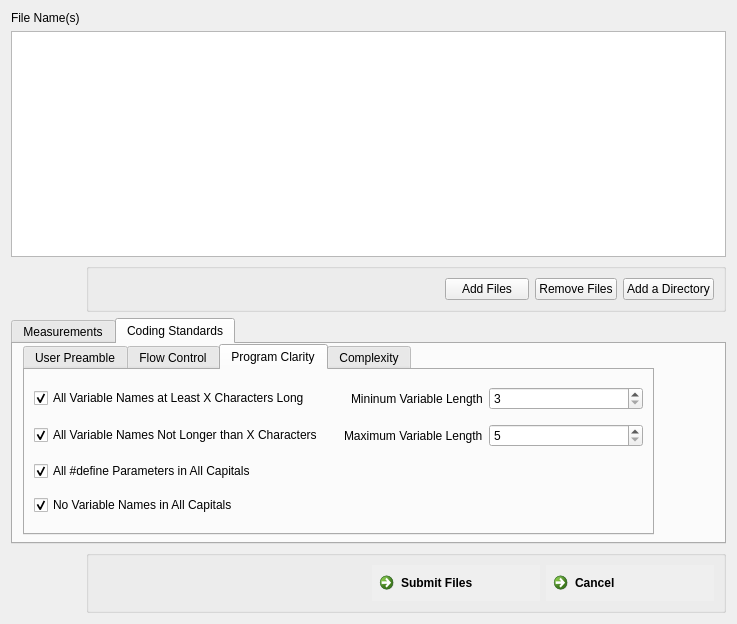
<?xml version="1.0" encoding="UTF-8"?>
<ui version="4.0">
 <class>FileSubForm</class>
 <widget class="QWidget" name="FileSubForm">
  <property name="windowModality">
   <enum>Qt::WindowModal</enum>
  </property>
  <property name="geometry">
   <rect>
    <x>0</x>
    <y>0</y>
    <width>723</width>
    <height>624</height>
   </rect>
  </property>
  <property name="sizePolicy">
   <sizepolicy hsizetype="Expanding" vsizetype="Fixed">
    <horstretch>0</horstretch>
    <verstretch>0</verstretch>
   </sizepolicy>
  </property>
  <property name="maximumSize">
   <size>
    <width>1000</width>
    <height>850</height>
   </size>
  </property>
  <property name="windowTitle">
   <string>Submit your .java file(s)</string>
  </property>
  <property name="toolTip">
   <string>Please enter open your files</string>
  </property>
  <property name="layoutDirection">
   <enum>Qt::LeftToRight</enum>
  </property>
  <property name="windowFilePath">
   <string extracomment="HEY"/>
  </property>
  <layout class="QGridLayout" name="gridLayout_10">
   <item row="2" column="1">
    <widget class="QGroupBox" name="groupBox_2">
     <property name="title">
      <string/>
     </property>
     <layout class="QHBoxLayout" name="horizontalLayout_2">
      <item>
       <spacer name="horizontalSpacer_3">
        <property name="orientation">
         <enum>Qt::Horizontal</enum>
        </property>
        <property name="sizeHint" stdset="0">
         <size>
          <width>40</width>
          <height>20</height>
         </size>
        </property>
       </spacer>
      </item>
      <item>
       <widget class="QPushButton" name="addBtn">
        <property name="enabled">
         <bool>true</bool>
        </property>
        <property name="sizePolicy">
         <sizepolicy hsizetype="Minimum" vsizetype="Fixed">
          <horstretch>0</horstretch>
          <verstretch>0</verstretch>
         </sizepolicy>
        </property>
        <property name="minimumSize">
         <size>
          <width>84</width>
          <height>0</height>
         </size>
        </property>
        <property name="autoFillBackground">
         <bool>false</bool>
        </property>
        <property name="text">
         <string>Add Files</string>
        </property>
       </widget>
      </item>
      <item>
       <widget class="QPushButton" name="removeButton">
        <property name="sizePolicy">
         <sizepolicy hsizetype="Preferred" vsizetype="Fixed">
          <horstretch>0</horstretch>
          <verstretch>0</verstretch>
         </sizepolicy>
        </property>
        <property name="text">
         <string>Remove Files</string>
        </property>
       </widget>
      </item>
      <item>
       <widget class="QPushButton" name="pushButton">
        <property name="text">
         <string>Add a Directory</string>
        </property>
       </widget>
      </item>
     </layout>
    </widget>
   </item>
   <item row="3" column="0" colspan="2">
    <widget class="QTabWidget" name="MeasurementTabs">
     <property name="currentIndex">
      <number>1</number>
     </property>
     <widget class="QWidget" name="MeasurementTab">
      <attribute name="title">
       <string>Measurements</string>
      </attribute>
      <widget class="QTabWidget" name="InnerTab">
       <property name="geometry">
        <rect>
         <x>-10</x>
         <y>0</y>
         <width>641</width>
         <height>177</height>
        </rect>
       </property>
       <property name="toolTip">
        <string/>
       </property>
       <property name="currentIndex">
        <number>2</number>
       </property>
       <widget class="QWidget" name="SizeTab">
        <attribute name="title">
         <string>Code Size</string>
        </attribute>
        <layout class="QGridLayout" name="gridLayout_5">
         <item row="3" column="0">
          <widget class="QCheckBox" name="CommentLinesBox">
           <property name="toolTip">
            <string>Count the number of lines in the code that are only comments.</string>
           </property>
           <property name="text">
            <string>Full Comment Lines</string>
           </property>
           <property name="checked">
            <bool>true</bool>
           </property>
          </widget>
         </item>
         <item row="1" column="1">
          <widget class="QCheckBox" name="FunctionCallBox">
           <property name="toolTip">
            <string>Count the number of function calls.</string>
           </property>
           <property name="text">
            <string>Number of Function Calls</string>
           </property>
           <property name="checked">
            <bool>true</bool>
           </property>
          </widget>
         </item>
         <item row="2" column="0">
          <widget class="QCheckBox" name="BlankLineBox">
           <property name="toolTip">
            <string>Count the number of blank lines.</string>
           </property>
           <property name="text">
            <string>Blank Lines</string>
           </property>
           <property name="checked">
            <bool>true</bool>
           </property>
          </widget>
         </item>
         <item row="0" column="1">
          <widget class="QCheckBox" name="SemicolonBox">
           <property name="toolTip">
            <string>Count the number of semicolons.</string>
           </property>
           <property name="text">
            <string>Number of Semicolons</string>
           </property>
           <property name="checked">
            <bool>true</bool>
           </property>
          </widget>
         </item>
         <item row="0" column="0">
          <widget class="QCheckBox" name="SLOCwCBox">
           <property name="acceptDrops">
            <bool>false</bool>
           </property>
           <property name="toolTip">
            <string>Count the number of lines of code including comments.</string>
           </property>
           <property name="autoFillBackground">
            <bool>false</bool>
           </property>
           <property name="text">
            <string>Source Lines of Code with Comments</string>
           </property>
           <property name="checked">
            <bool>true</bool>
           </property>
          </widget>
         </item>
         <item row="1" column="0">
          <widget class="QCheckBox" name="SLOCwoCBox">
           <property name="toolTip">
            <string>Count the number of lines of code not including comments</string>
           </property>
           <property name="text">
            <string>Source Lines of Code without Comments</string>
           </property>
           <property name="checked">
            <bool>true</bool>
           </property>
          </widget>
         </item>
        </layout>
       </widget>
       <widget class="QWidget" name="ComplexityTab">
        <attribute name="title">
         <string>Code Complexity</string>
        </attribute>
        <layout class="QGridLayout" name="gridLayout_4">
         <item row="0" column="0">
          <widget class="QCheckBox" name="PassedParamBox">
           <property name="toolTip">
            <string>Count the number of parameters that are passed.</string>
           </property>
           <property name="text">
            <string>Number of Passed Parameters</string>
           </property>
           <property name="checked">
            <bool>true</bool>
           </property>
          </widget>
         </item>
         <item row="0" column="1">
          <widget class="QCheckBox" name="SwitchComplexityBox">
           <property name="enabled">
            <bool>true</bool>
           </property>
           <property name="toolTip">
            <string>Determine switch complexity</string>
           </property>
           <property name="text">
            <string>Switch Complexity</string>
           </property>
           <property name="checked">
            <bool>true</bool>
           </property>
           <property name="tristate">
            <bool>false</bool>
           </property>
          </widget>
         </item>
         <item row="1" column="0">
          <widget class="QCheckBox" name="McCabeCompBox">
           <property name="toolTip">
            <string>Calculate McCab's Cyclomatic Complexity</string>
           </property>
           <property name="text">
            <string>McCabe's Cyclomatic Complexity</string>
           </property>
           <property name="checked">
            <bool>true</bool>
           </property>
          </widget>
         </item>
         <item row="3" column="0" colspan="2">
          <widget class="QCheckBox" name="MaxNestingBox">
           <property name="toolTip">
            <string>Determine the maximum nesting level within the source code</string>
           </property>
           <property name="text">
            <string>Maximum Nesting Level</string>
           </property>
           <property name="checked">
            <bool>true</bool>
           </property>
          </widget>
         </item>
         <item row="1" column="1">
          <widget class="QCheckBox" name="ESLOCatMaxNestBox">
           <property name="toolTip">
            <string>Count the executable source lines of code at the maximum nesting level</string>
           </property>
           <property name="text">
            <string>ESLOC at Max Nesting Level</string>
           </property>
           <property name="checked">
            <bool>true</bool>
           </property>
          </widget>
         </item>
         <item row="2" column="0">
          <widget class="QCheckBox" name="HalsteadCompBox">
           <property name="toolTip">
            <string>Calculate Halstead's Software Science Primitives</string>
           </property>
           <property name="text">
            <string>Halstead's Software Science Primitives</string>
           </property>
           <property name="checked">
            <bool>true</bool>
           </property>
          </widget>
         </item>
        </layout>
       </widget>
       <widget class="QWidget" name="LoopTab">
        <attribute name="title">
         <string>Loop Types</string>
        </attribute>
        <layout class="QGridLayout" name="gridLayout_3">
         <item row="0" column="0">
          <widget class="QCheckBox" name="ForLoopBox">
           <property name="toolTip">
            <string>Count the number of for loops</string>
           </property>
           <property name="text">
            <string>Number of For Loops</string>
           </property>
           <property name="checked">
            <bool>true</bool>
           </property>
          </widget>
         </item>
         <item row="1" column="0">
          <widget class="QCheckBox" name="WhileLoopBox">
           <property name="toolTip">
            <string>count the number of while loops</string>
           </property>
           <property name="text">
            <string>Number of While Loops</string>
           </property>
           <property name="checked">
            <bool>true</bool>
           </property>
          </widget>
         </item>
         <item row="2" column="0">
          <widget class="QCheckBox" name="DoWhileLoopBox">
           <property name="toolTip">
            <string>count the number of repeat loops</string>
           </property>
           <property name="text">
            <string>Number of Do-While Loops</string>
           </property>
           <property name="checked">
            <bool>true</bool>
           </property>
          </widget>
         </item>
        </layout>
       </widget>
       <widget class="QWidget" name="VariableTab">
        <attribute name="title">
         <string>Number of Variables by type</string>
        </attribute>
        <layout class="QGridLayout" name="gridLayout">
         <item row="1" column="0">
          <widget class="QCheckBox" name="TotalVarBox">
           <property name="toolTip">
            <string>Count the total number of variables in the code</string>
           </property>
           <property name="text">
            <string>Total Number of Variables</string>
           </property>
           <property name="checked">
            <bool>true</bool>
           </property>
          </widget>
         </item>
         <item row="4" column="0">
          <widget class="QCheckBox" name="FloatBox">
           <property name="toolTip">
            <string>Count the total number of float variables in the code</string>
           </property>
           <property name="text">
            <string>Float</string>
           </property>
           <property name="checked">
            <bool>true</bool>
           </property>
          </widget>
         </item>
         <item row="6" column="0">
          <widget class="QCheckBox" name="ArrayBox">
           <property name="toolTip">
            <string>Count the number of arrays in the code</string>
           </property>
           <property name="text">
            <string>Array</string>
           </property>
           <property name="checked">
            <bool>true</bool>
           </property>
          </widget>
         </item>
         <item row="3" column="0">
          <widget class="QCheckBox" name="IntegerBox">
           <property name="toolTip">
            <string>Count the total number of integer variables in the code</string>
           </property>
           <property name="text">
            <string>Integer</string>
           </property>
           <property name="checked">
            <bool>true</bool>
           </property>
          </widget>
         </item>
         <item row="0" column="1">
          <widget class="QCheckBox" name="UserDefBox">
           <property name="toolTip">
            <string>Count the total number of user defined variables in the code</string>
           </property>
           <property name="text">
            <string>User Defined Variable</string>
           </property>
           <property name="checked">
            <bool>true</bool>
           </property>
          </widget>
         </item>
         <item row="0" column="0">
          <widget class="QCheckBox" name="StringBox">
           <property name="toolTip">
            <string>Count the total number of string variables in the code</string>
           </property>
           <property name="text">
            <string>String</string>
           </property>
           <property name="checked">
            <bool>true</bool>
           </property>
          </widget>
         </item>
         <item row="1" column="1">
          <widget class="QCheckBox" name="StructBox">
           <property name="toolTip">
            <string>Count the number of structures in the code</string>
           </property>
           <property name="text">
            <string>Structure</string>
           </property>
           <property name="checked">
            <bool>true</bool>
           </property>
          </widget>
         </item>
         <item row="5" column="0">
          <widget class="QCheckBox" name="CharacterBox">
           <property name="toolTip">
            <string>Count the total number of character variables in the code</string>
           </property>
           <property name="text">
            <string>Character</string>
           </property>
           <property name="checked">
            <bool>true</bool>
           </property>
          </widget>
         </item>
        </layout>
       </widget>
       <widget class="QWidget" name="NameLengthTab">
        <attribute name="title">
         <string>Name Length</string>
        </attribute>
        <layout class="QGridLayout" name="gridLayout_2">
         <item row="0" column="0">
          <widget class="QCheckBox" name="LessThan3Box">
           <property name="toolTip">
            <string>Count the number of variables with names that are less than 3 characters</string>
           </property>
           <property name="text">
            <string>Names Less Than 3 Characters</string>
           </property>
           <property name="checked">
            <bool>true</bool>
           </property>
          </widget>
         </item>
         <item row="0" column="1">
          <widget class="QCheckBox" name="MoreThan20Box">
           <property name="toolTip">
            <string>Count the number of variables with names mor than 20 characters</string>
           </property>
           <property name="text">
            <string>Names 20 or More Characters</string>
           </property>
           <property name="checked">
            <bool>true</bool>
           </property>
          </widget>
         </item>
         <item row="1" column="0">
          <widget class="QCheckBox" name="MoreThan3LessThan10Box">
           <property name="toolTip">
            <string>Count the number of variables with names more than 3 characters but less than 10 characters</string>
           </property>
           <property name="text">
            <string>Names More Than 3 but Less Than 10 Characters</string>
           </property>
           <property name="checked">
            <bool>true</bool>
           </property>
          </widget>
         </item>
         <item row="2" column="0">
          <widget class="QCheckBox" name="MoreThan10LessThan20Box">
           <property name="toolTip">
            <string>Count the number of variables with names more than 10 characters but less than 20 characters</string>
           </property>
           <property name="text">
            <string>Names 10 or More but Less than 20 Characters</string>
           </property>
           <property name="checked">
            <bool>true</bool>
           </property>
          </widget>
         </item>
        </layout>
       </widget>
      </widget>
     </widget>
     <widget class="QWidget" name="StandardTab">
      <attribute name="title">
       <string>Coding Standards</string>
      </attribute>
      <widget class="QTabWidget" name="tabWidget">
       <property name="geometry">
        <rect>
         <x>10</x>
         <y>0</y>
         <width>631</width>
         <height>191</height>
        </rect>
       </property>
       <property name="currentIndex">
        <number>2</number>
       </property>
       <widget class="QWidget" name="PreambleTab">
        <attribute name="title">
         <string>User Preamble</string>
        </attribute>
        <layout class="QGridLayout" name="gridLayout_7">
         <item row="0" column="1">
          <widget class="QCheckBox" name="AssumptionsBox">
           <property name="toolTip">
            <string>Check for the presence of assumptions in the user preamble</string>
           </property>
           <property name="text">
            <string>Assumptions</string>
           </property>
           <property name="checked">
            <bool>true</bool>
           </property>
          </widget>
         </item>
         <item row="2" column="0" colspan="2">
          <widget class="QCheckBox" name="PurposeBox">
           <property name="toolTip">
            <string>Check for the presence of purpose in the user preamble</string>
           </property>
           <property name="text">
            <string>Purpose</string>
           </property>
           <property name="checked">
            <bool>true</bool>
           </property>
          </widget>
         </item>
         <item row="0" column="0">
          <widget class="QCheckBox" name="FileNameBox">
           <property name="toolTip">
            <string>Check for the presence of filename in the user preamble</string>
           </property>
           <property name="text">
            <string>Filename</string>
           </property>
           <property name="checked">
            <bool>true</bool>
           </property>
          </widget>
         </item>
         <item row="1" column="1">
          <widget class="QCheckBox" name="ChangeLogBox">
           <property name="toolTip">
            <string>Check for the presence of a change log in the user preamble</string>
           </property>
           <property name="text">
            <string>Change Log</string>
           </property>
           <property name="checked">
            <bool>true</bool>
           </property>
          </widget>
         </item>
         <item row="3" column="0" colspan="2">
          <widget class="QCheckBox" name="InterfaceBox">
           <property name="toolTip">
            <string>Check for the presence of interface in the user preamble</string>
           </property>
           <property name="text">
            <string>Interface</string>
           </property>
           <property name="checked">
            <bool>true</bool>
           </property>
          </widget>
         </item>
         <item row="1" column="0">
          <widget class="QCheckBox" name="AuthorBox">
           <property name="toolTip">
            <string>Check for the presence of author in the user preamble</string>
           </property>
           <property name="text">
            <string>Author</string>
           </property>
           <property name="checked">
            <bool>true</bool>
           </property>
          </widget>
         </item>
        </layout>
       </widget>
       <widget class="QWidget" name="FlowControlTab">
        <attribute name="title">
         <string>Flow Control</string>
        </attribute>
        <layout class="QGridLayout" name="gridLayout_8">
         <item row="0" column="0">
          <widget class="QCheckBox" name="GotoBox">
           <property name="toolTip">
            <string>Check for the presence of GoTo statements</string>
           </property>
           <property name="text">
            <string>Presence of GoTo's</string>
           </property>
           <property name="checked">
            <bool>true</bool>
           </property>
          </widget>
         </item>
         <item row="1" column="0">
          <widget class="QCheckBox" name="SingleEntryBox">
           <property name="toolTip">
            <string>Check that the code has only one entry point</string>
           </property>
           <property name="text">
            <string>Singular Entry Point</string>
           </property>
           <property name="checked">
            <bool>true</bool>
           </property>
          </widget>
         </item>
         <item row="2" column="0">
          <widget class="QCheckBox" name="SingleExitBox">
           <property name="toolTip">
            <string>Check that the code has only one exit point</string>
           </property>
           <property name="text">
            <string>Singular Exit Point</string>
           </property>
           <property name="checked">
            <bool>true</bool>
           </property>
          </widget>
         </item>
         <item row="3" column="0">
          <widget class="QCheckBox" name="RecursionBox">
           <property name="toolTip">
            <string>Check for the presence of recursion</string>
           </property>
           <property name="text">
            <string>Presence of Recursion</string>
           </property>
           <property name="checked">
            <bool>true</bool>
           </property>
          </widget>
         </item>
        </layout>
       </widget>
       <widget class="QWidget" name="ClarityTab">
        <attribute name="title">
         <string>Program Clarity</string>
        </attribute>
        <layout class="QGridLayout" name="gridLayout_9">
         <item row="0" column="0">
          <widget class="QCheckBox" name="checkBox_38">
           <property name="toolTip">
            <string>Check that all variables are longer than the number &quot;X&quot; entered</string>
           </property>
           <property name="text">
            <string>All Variable Names at Least X Characters Long</string>
           </property>
           <property name="checked">
            <bool>true</bool>
           </property>
          </widget>
         </item>
         <item row="0" column="1" alignment="Qt::AlignRight">
          <widget class="QLabel" name="label_3">
           <property name="text">
            <string>Mininum Variable Length</string>
           </property>
          </widget>
         </item>
         <item row="0" column="2">
          <widget class="QSpinBox" name="minVarLenBox">
           <property name="minimum">
            <number>3</number>
           </property>
           <property name="maximum">
            <number>20</number>
           </property>
          </widget>
         </item>
         <item row="1" column="0">
          <widget class="QCheckBox" name="VariableNameLessThanXBox">
           <property name="toolTip">
            <string>Check that all variables are not longer than the number &quot;X&quot; entered</string>
           </property>
           <property name="text">
            <string>All Variable Names Not Longer than X Characters</string>
           </property>
           <property name="checked">
            <bool>true</bool>
           </property>
          </widget>
         </item>
         <item row="1" column="1" alignment="Qt::AlignRight">
          <widget class="QLabel" name="label">
           <property name="text">
            <string>Maximum Variable Length</string>
           </property>
          </widget>
         </item>
         <item row="1" column="2">
          <widget class="QSpinBox" name="maxVarLenBox">
           <property name="minimum">
            <number>5</number>
           </property>
           <property name="maximum">
            <number>20</number>
           </property>
          </widget>
         </item>
         <item row="2" column="0">
          <widget class="QCheckBox" name="DefineParamBox">
           <property name="toolTip">
            <string>Check that all #define parameters are in all capital letters</string>
           </property>
           <property name="text">
            <string>All #define Parameters in All Capitals</string>
           </property>
           <property name="checked">
            <bool>true</bool>
           </property>
          </widget>
         </item>
         <item row="3" column="0">
          <widget class="QCheckBox" name="VariableAllCapsBox">
           <property name="enabled">
            <bool>true</bool>
           </property>
           <property name="toolTip">
            <string>Check that no standard variables are in all capital letters</string>
           </property>
           <property name="text">
            <string>No Variable Names in All Capitals</string>
           </property>
           <property name="checked">
            <bool>true</bool>
           </property>
           <property name="tristate">
            <bool>false</bool>
           </property>
          </widget>
         </item>
        </layout>
       </widget>
       <widget class="QWidget" name="ComplexityStandardTab">
        <attribute name="title">
         <string>Complexity</string>
        </attribute>
        <layout class="QGridLayout" name="gridLayout_6">
         <item row="0" column="0">
          <widget class="QCheckBox" name="McCabesLessThanXBox">
           <property name="toolTip">
            <string>Determine if the given source code's cyclomatic coplexity is less than the number &quot;X&quot; entered</string>
           </property>
           <property name="text">
            <string>McCabe's Cyclomatic Complexity Less Than X</string>
           </property>
           <property name="checked">
            <bool>true</bool>
           </property>
          </widget>
         </item>
         <item row="1" column="0">
          <widget class="QCheckBox" name="MaxNestingLessThanXBox">
           <property name="toolTip">
            <string>Determine if the source code's maximum nesting level is less than the number &quot;X&quot; entered</string>
           </property>
           <property name="text">
            <string>Maximum Nesting Level Less Than X</string>
           </property>
           <property name="checked">
            <bool>true</bool>
           </property>
          </widget>
         </item>
         <item row="1" column="2">
          <widget class="QSpinBox" name="nestLevBox">
           <property name="minimum">
            <number>1</number>
           </property>
           <property name="maximum">
            <number>25</number>
           </property>
           <property name="displayIntegerBase">
            <number>10</number>
           </property>
          </widget>
         </item>
         <item row="3" column="0">
          <widget class="QCheckBox" name="LocalizationBox">
           <property name="toolTip">
            <string>Check for localization of variables</string>
           </property>
           <property name="text">
            <string>Localization of Variables</string>
           </property>
           <property name="checked">
            <bool>true</bool>
           </property>
          </widget>
         </item>
         <item row="2" column="0">
          <widget class="QCheckBox" name="ESLOCLessThanXInFunctionBox">
           <property name="toolTip">
            <string>Determine if the number of executable source lines of code within functions is less than the number &quot;X&quot; entered</string>
           </property>
           <property name="text">
            <string>ESLOC Less Than X Within Functions</string>
           </property>
           <property name="checked">
            <bool>true</bool>
           </property>
          </widget>
         </item>
         <item row="0" column="2">
          <widget class="QSpinBox" name="mcAbeBox">
           <property name="minimum">
            <number>1</number>
           </property>
           <property name="maximum">
            <number>40</number>
           </property>
          </widget>
         </item>
         <item row="1" column="1" alignment="Qt::AlignRight">
          <widget class="QLabel" name="label_5">
           <property name="text">
            <string>Nesting Level</string>
           </property>
          </widget>
         </item>
         <item row="0" column="1" alignment="Qt::AlignRight">
          <widget class="QLabel" name="label_4">
           <property name="text">
            <string>McCabe's Complexity</string>
           </property>
          </widget>
         </item>
        </layout>
       </widget>
      </widget>
     </widget>
    </widget>
   </item>
   <item row="0" column="0">
    <widget class="QLabel" name="label_6">
     <property name="text">
      <string>File Name(s)</string>
     </property>
    </widget>
   </item>
   <item row="1" column="0" colspan="2">
    <widget class="QListWidget" name="filePathList">
     <property name="sizePolicy">
      <sizepolicy hsizetype="Expanding" vsizetype="Expanding">
       <horstretch>0</horstretch>
       <verstretch>0</verstretch>
      </sizepolicy>
     </property>
     <property name="layoutDirection">
      <enum>Qt::LeftToRight</enum>
     </property>
     <property name="alternatingRowColors">
      <bool>true</bool>
     </property>
     <property name="resizeMode">
      <enum>QListView::Adjust</enum>
     </property>
    </widget>
   </item>
   <item row="4" column="1">
    <widget class="QGroupBox" name="groupBox">
     <property name="minimumSize">
      <size>
       <width>640</width>
       <height>40</height>
      </size>
     </property>
     <property name="title">
      <string/>
     </property>
     <layout class="QHBoxLayout" name="horizontalLayout">
      <item>
       <spacer name="horizontalSpacer">
        <property name="orientation">
         <enum>Qt::Horizontal</enum>
        </property>
        <property name="sizeHint" stdset="0">
         <size>
          <width>40</width>
          <height>20</height>
         </size>
        </property>
       </spacer>
      </item>
      <item alignment="Qt::AlignRight">
       <widget class="QCommandLinkButton" name="SubmitFileLink">
        <property name="sizePolicy">
         <sizepolicy hsizetype="Expanding" vsizetype="Fixed">
          <horstretch>0</horstretch>
          <verstretch>0</verstretch>
         </sizepolicy>
        </property>
        <property name="maximumSize">
         <size>
          <width>640</width>
          <height>16777215</height>
         </size>
        </property>
        <property name="autoFillBackground">
         <bool>true</bool>
        </property>
        <property name="text">
         <string>Submit Files</string>
        </property>
        <property name="iconSize">
         <size>
          <width>25</width>
          <height>25</height>
         </size>
        </property>
       </widget>
      </item>
      <item alignment="Qt::AlignRight">
       <widget class="QCommandLinkButton" name="cancel">
        <property name="autoFillBackground">
         <bool>true</bool>
        </property>
        <property name="text">
         <string>Cancel</string>
        </property>
        <property name="icon">
         <iconset>
          <normaloff>../../../../../../.designer/backup/GUI/icons/red_x.png</normaloff>../../../../../../.designer/backup/GUI/icons/red_x.png</iconset>
        </property>
       </widget>
      </item>
     </layout>
    </widget>
   </item>
   <item row="4" column="0">
    <spacer name="horizontalSpacer_2">
     <property name="orientation">
      <enum>Qt::Horizontal</enum>
     </property>
     <property name="sizeHint" stdset="0">
      <size>
       <width>40</width>
       <height>20</height>
      </size>
     </property>
    </spacer>
   </item>
   <item row="2" column="0">
    <spacer name="horizontalSpacer_4">
     <property name="orientation">
      <enum>Qt::Horizontal</enum>
     </property>
     <property name="sizeHint" stdset="0">
      <size>
       <width>40</width>
       <height>20</height>
      </size>
     </property>
    </spacer>
   </item>
  </layout>
 </widget>
 <resources/>
 <connections/>
</ui>
